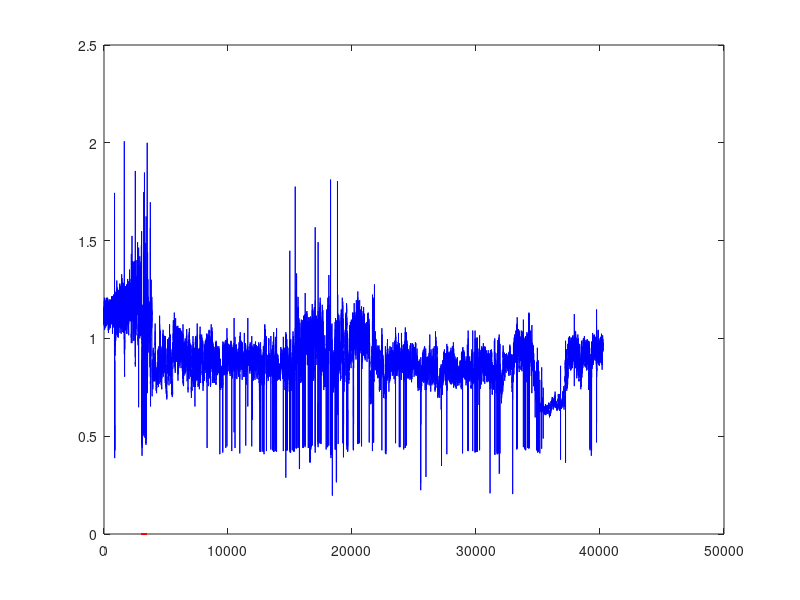

This figure's MATLAB source: (Note: this script raises an error after producing the figure.)
%% Import Training Data
clear all;

AFDB1 = load('AF_RR_intervals/afdb_1.mat');
DataVector{1} = AFDB1;
AFDB2 = load('AF_RR_intervals/afdb_2.mat');
DataVector{2} = AFDB2;
AFDB3 = load('AF_RR_intervals/afdb_3.mat');
DataVector{3} = AFDB3;
AFDB4 = load('AF_RR_intervals/afdb_4.mat');
DataVector{4} = AFDB4;
AFDB5 = load('AF_RR_intervals/afdb_5.mat');
DataVector{5} = AFDB5;
AFDB6 = load('AF_RR_intervals/afdb_6.mat');
DataVector{6} = AFDB6;
AFDB7 = load('AF_RR_intervals/afdb_7.mat');
DataVector{7} = AFDB7;

%% Visualize data

figure(1)
plot(AFDB1.rr, 'b')
hold on;

for iter = 1:size((AFDB1.targetsRR),2)
    if(AFDB1.targetsRR(iter) == 1)
        plot(iter,0, 'r')
    end
        
end

%% Run PCV detector and evaluate

% Create Detector with training data;
window = 5; %in seconds
AFDetector_PCV = AFibDetector([AFDB1,AFDB2, AFDB3, AFDB4], window);

FeatureSelection(AFDetector_PCV, features, window)
% Test detector with all the data;


OutputRR = {1:7};

for j = 1:7 
  OutputRR{j} = AFibTesting(AFDetector_PCV,DataVector{j});
end


%% Evaluate
